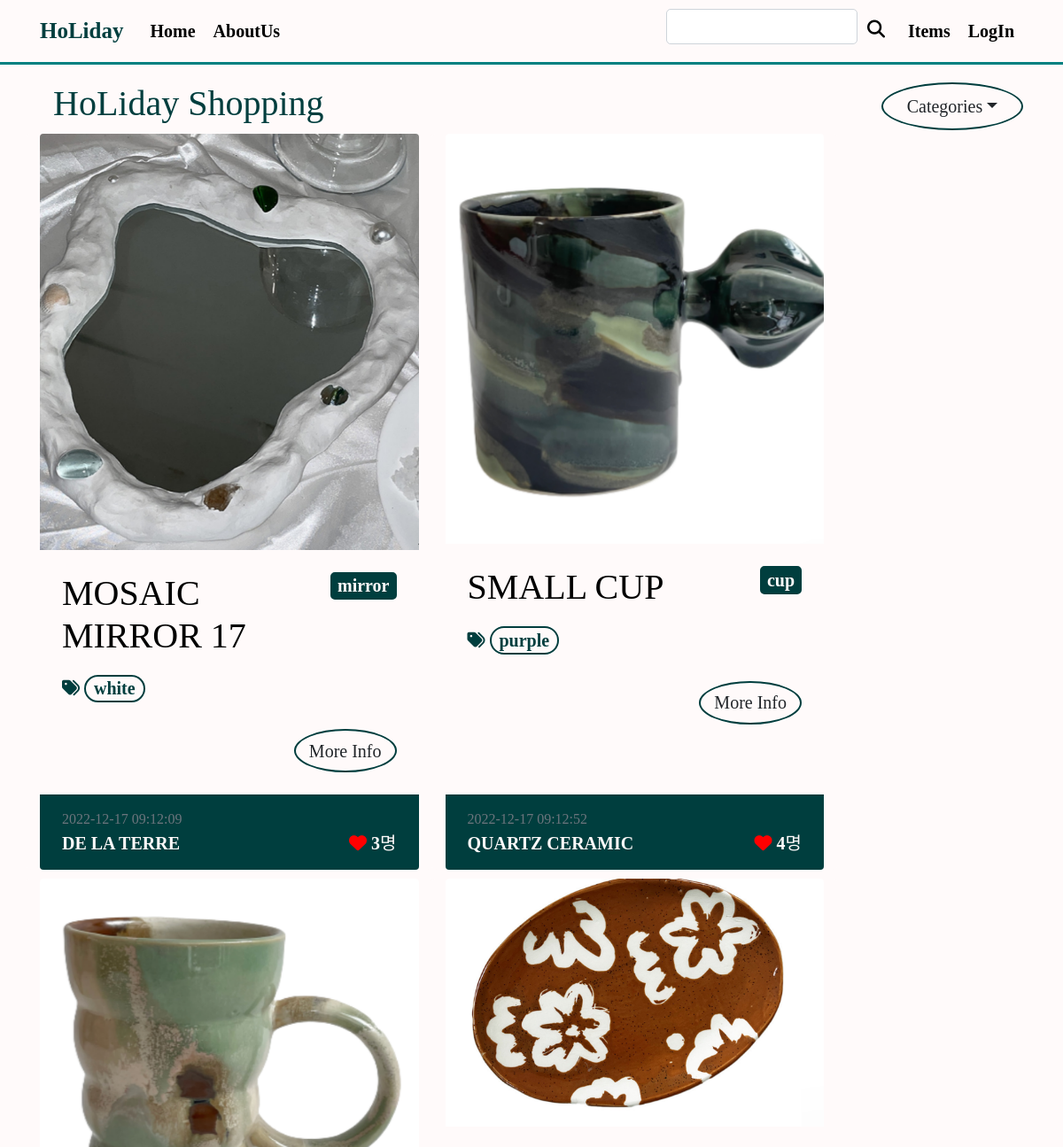
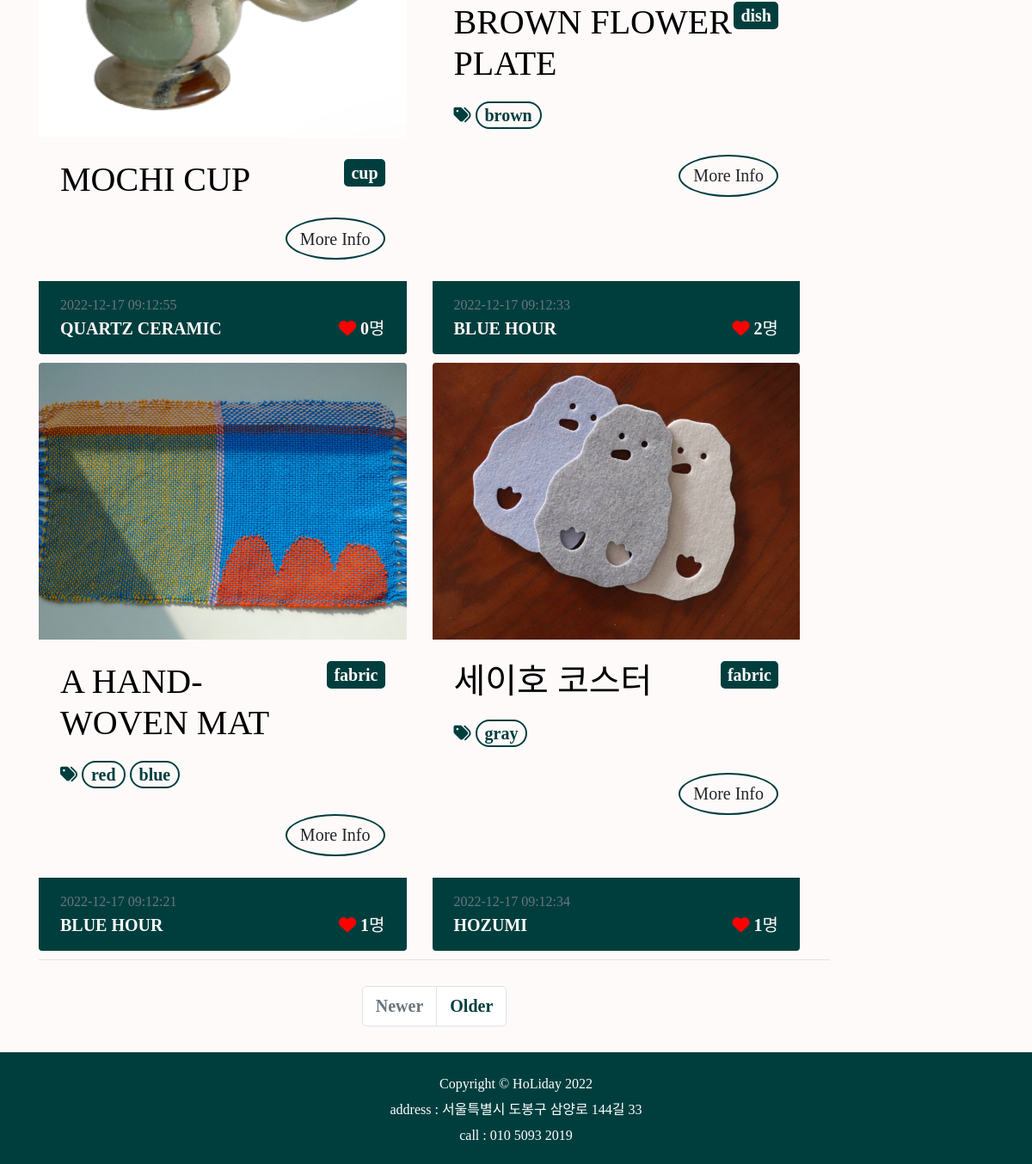
Page /shoppingmall_main/ on the committed database (2 pictures, top to bottom).
### shoppingmall_main/models.py (models this page shows, shortened)
class ShoppingItem(models.Model):
    created_at = models.DateTimeField(auto_now_add=True)
    updated_at = models.DateTimeField(auto_now=True)
    title = models.CharField(max_length=50) # 상품 이름
    information = MarkdownxField() # 상품 설명
    price = models.IntegerField() # 가격
    like_users = models.ManyToManyField(User,related_name='like_shopping',blank=True)
    head_image = models.ImageField(upload_to='shoppingmall_main/images/%Y/%m/%d/', blank=True) # 상품 이미지
    author = models.ForeignKey(User, null=True, on_delete=models.SET_NULL)
    m_company = models.ForeignKey(Company, null=True, on_delete=models.SET_NULL) # 제조사
    category = models.ForeignKey(Category, null=True, blank=True, on_delete=models.CASCADE) # 카테고리
    product_number = models.IntegerField() # 그 외 상품번호
    tags = models.ManyToManyField(ColorTag,blank=True) # 다대다 관계
    def __str__(self):
        return f'{self.title} by {self.m_company}'
    def get_absolute_url(self):
        return f'/shoppingmall_main/{self.pk}/'
    def get_content_markdown(self):
        return markdown(self.information)

class Category(models.Model):
    name = models.CharField(max_length=50, unique=True)
    slug = models.SlugField(max_length=200, unique=True, allow_unicode=True)
    def __str__(self):
        return self.name
    def get_absolute_url(self):
        return f'/shoppingmall_main/category/{self.slug}'
    class Meta:
        verbose_name_plural = 'Categories'

class ColorTag(models.Model):
    name = models.CharField(max_length=50,unique=True)
    slug = models.SlugField(max_length=200,unique=True,allow_unicode=True)
    def __str__(self):
        return self.name
    def get_absolute_url(self):
        return f'/shoppingmall_main/tag/{self.slug}'

class Company(models.Model):
    name = models.CharField(max_length=30, unique=True) # 제조사명
    address = models.CharField(max_length=30) # 제조사 주소
    tel = models.CharField(max_length=15) # 제조사 연락처
    email = models.EmailField() # 제조사 이메일
    slug = models.SlugField(max_length=200, unique=True, allow_unicode=True,null=True)
    def __str__(self):
        return self.name
    def get_absolute_url(self):
        return f'/shoppingmall_main/m_company/{self.slug}'
    class Meta:
        verbose_name_plural = 'Companies'

### shoppingmall_main/views.py (the view)
# urls.py: path('',views.ShoppingItemList.as_view()),
class ShoppingItemList(ListView):
    model = ShoppingItem
    ordering = '-pk'
    paginate_by = 6
    def get_context_data(self, *, object_list=None, **kwargs):
        context = super(ShoppingItemList, self).get_context_data() ##템플릿에서 필요한 거 담아서 전달
        context['categories'] = Category.objects.all()
        context['no_category_post_count'] = ShoppingItem.objects.filter(category=None).count
        return context

### shoppingmall_main/templates/shoppingmall_main/shoppingitem_list.html (shortened to what this page needs)
{% extends 'shoppingmall_main/base.html' %}
{% block main_area %}
<div class="container mt-3">
          <h2 style="color : rgb(0,62,62)">HoLiday Shopping
          </h2></div>
<div class="row row-cols-1 row-cols-md-2 g-4 mr-3" >
            {% if shoppingitem_list.exists %}
            {% for p in shoppingitem_list %}
          <div class="card col mb-2" id="post-{{p.pk}}" style="border: none;background-color:snow">
              {% if p.head_image%}
            <img class="card-img-top" src="{{p.head_image.url}}" alt="{{p}}의 head_image " />
              {% else %}
                <img class="img-fluid rounded" src="https://picsum.photos/seed/{{p.pk}}/800/200"/>
              {% endif %}
            <div class="card-body" style="background-color : snow">
                {% if p.category %}
                <span class="badge badge-light float-right" style="background-color : rgb(0,62,62); border: 2px solid rgb(0,62,62); color:snow"><a style="color:snow"href="{{p.category.get_absolute_url}}" >{{p.category}}</a></span>
                {% else %}
                    <span class="badge badge-light float-right"><a href="/shoppingmall_main/category/no_category/" style="background-color : rgb(0,62,62); border: 2px solid rgb(0,62,62); color:snow">미분류</a></span>
                {% endif %}
                <h2 class="card-title" style="color:black">{{p.title | upper}}</h2>
                {% if p.tags.exists %}
                    <i class="fas fa-tags "style="color:rgb(0,62,62) ;"></i>
                    {% for t in p.tags.iterator %}
                    <span class="badge badge-pill badge-light" style="color:rgb(0,62,62);background-color:snow;border:2px solid rgb(0,62,62)">
                        <a href="{{t.get_absolute_url}}" style="color:rgb(0,62,62) ;">{{t}}</a>
                    </span>
                    {% endfor %}
                <br><br>
                {% endif %}
                <a class="btn btn-light float-right" style="background-color : snow; border: 2px solid rgb(0,62,62);border-radius:50%"href="{{p.get_absolute_url}}">More Info </a>
            </div>
              <div class="card-footer" style="background-color : rgb(0,62,62)">
                  <div class="small text-muted">{{p.created_at | date:"Y-m-d h:m:s"}}</div>
                  <a href="{{p.m_company.get_absolute_url}}" style="color:snow">{{p.m_company | upper}}</a>
                  <span class="float-right" style="color:snow">
                      <i class="fa-solid fa-heart" style="color : red"></i>
                        {{p.like_users.count}}명
                  </span>
              </div>
          </div>
            {% endfor %}
            {% else %}
            <h5>아무 게시물이 없습니다.</h5>
            {% endif %}
</div>
           {% if is_paginated %}
    <nav aria-label="Pagination">
    <hr class="my-0" />
        <ul class="pagination justify-content-center my-4">
            {% if page_obj.has_previous %}
            <li class="page-item"><a class="page-link" href="?page={{page_obj.previous_page_number}}" tabindex="-1" aria-disabled="true" style="color:rgb(0,62,62);">Newer</a></li>
            {% else %}
            <li class="page-item disabled"><a class="page-link" href="#" tabindex="-1" aria-disabled="true">Newer</a></li>
            {% endif %}
            {% if page_obj.has_next %}
            <li class="page-item"><a class="page-link" href="?page={{page_obj.next_page_number}}" style="color:rgb(0,62,62);">Older</a></li>
            {% else %}
            <li class="page-item disabled"><a class="page-link" href="#!">Older</a></li>
            {% endif %}
        </ul>
    </nav>
    {% endif %}
{% endblock %}

### shoppingmall_main/static/shoppingmall_main/css/style.css (style rules this page uses)
body { background:snow; }
.card { border: 2px solid gray; }
* { font-family: 'Magilio'; font-size: 20px; font-weight: 550; }
nav a { color: black; }

### rows in the picture
ShoppingItem: head_image (picture), category "mirror", title "MOSAIC MIRROR 17", created_at "2022-12-17 09:12:09", m_company "DE LA TERRE", like_users.count "3"
ColorTag: name "white"
ShoppingItem: head_image (picture), category "cup", title "SMALL CUP", created_at "2022-12-17 09:12:52", m_company "QUARTZ CERAMIC", like_users.count "4"
ColorTag: name "purple"
ShoppingItem: head_image (picture), category "cup", title "MOCHI CUP", created_at "2022-12-17 09:12:55", m_company "QUARTZ CERAMIC", like_users.count "0"
ShoppingItem: head_image (picture), category "dish", title "BROWN FLOWER PLATE", created_at "2022-12-17 09:12:33", m_company "BLUE HOUR", like_users.count "2"
ColorTag: name "brown"
ShoppingItem: head_image (picture), category "fabric", title "A HAND-WOVEN MAT", created_at "2022-12-17 09:12:21", m_company "BLUE HOUR", like_users.count "1"
ColorTag: name "red"
ColorTag: name "blue"
ShoppingItem: head_image (picture), category "fabric", title "세이호 코스터", created_at "2022-12-17 09:12:34", m_company "HOZUMI", like_users.count "1"
ColorTag: name "gray"
